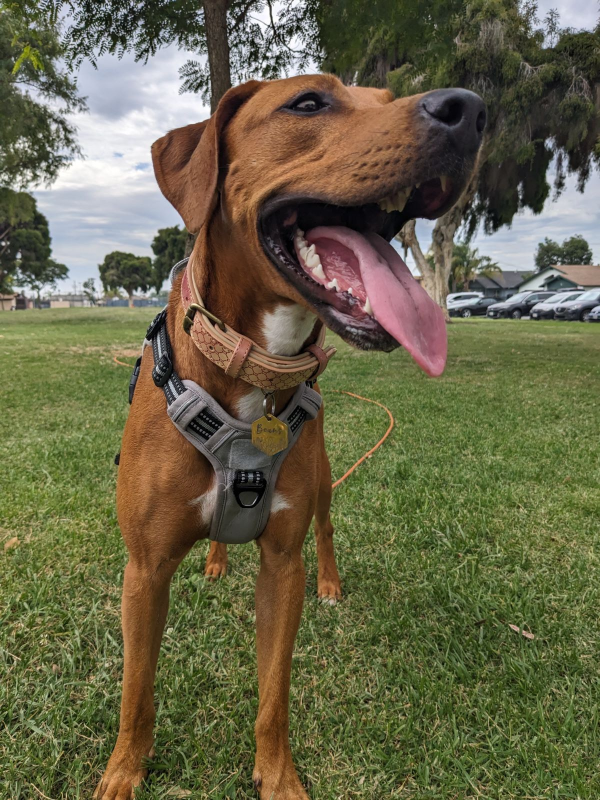
#> input picture Lecture_Notes/beans.jpg, 1200 x 1600 px (shown at 1/2 size)
$ jupyter execute --allow-errors FFT_Wavelets_and_Signal_Processing_Notes.ipynb   (shell and % lines are left out)
#> lines starting #> are read from the running program, lines starting #| are printed output that depends on the picture
[cell 1]
from scipy.fft import fft, ifft, fftshift, fft2, ifft2
from scipy.signal import stft
import numpy as np
import matplotlib.pyplot as plt
from skimage import io
import pywt
from scipy.io.wavfile import read as wave_read

[cell 2]
# We need a tool that converts images into grayscale (i.e. all pixel values in [0, 1])
def gray_scale_convert(image):
    rescaled_image = np.zeros((image.shape[0], image.shape[1]))
    rescaled_image[:, :] = image
    rescaled_image -= np.min(rescaled_image)
    rescaled_image /= np.max(rescaled_image)
    return rescaled_image

# Noisy Signals

Just to get a sense of the power of the FFT, we look at the signal

$$
s(t) = \cos(2t) + \sin(3t) + \epsilon(t),  \epsilon(t) \sim \mathcal{N}(0, 1).
$$

[cell 3]
Npts = int(2**8)
times = np.linspace(0., 20.*np.pi, Npts)
rvals = np.random.randn(Npts)
sfun = lambda t: np.cos(2.*t) + np.sin(3.*t)
svals = sfun(times) + rvals

plt.plot(times, svals, 'k')
#plt.plot(times, sfun(times), 'r--')

[cell 4]
sfreq = fft(svals)
sfreq_plot = np.abs(fftshift(sfreq[:]))/np.sqrt(Npts)
kvals = np.arange(0, int(Npts/2)) * (2.*np.pi)/(20.*np.pi)

fig, axes = plt.subplots(1, 2, figsize=(10, 4))
ax = axes.ravel()
ax[0].plot(times, svals, 'k')
ax[0].set_xlabel(r"$t$")
ax[0].set_ylabel(r"$s(t)$")

ax[1].plot(kvals, sfreq_plot[int(Npts/2):], 'k')
ax[1].set_xlabel(r"$k$")
ax[1].set_ylabel(r"$|\hat{s}(k)|$");

So now, if we want to denoise, we use the same kind of threshholding to maximum arguments we used for the SVD.  This looks like:

[cell 5]
sfmax = np.max(np.abs(sfreq))
indskp = np.ma.log2(np.abs(sfreq)/sfmax) >= -1
sfilter = np.zeros(sfreq.size, dtype=np.complex128)
sfilter[indskp] = sfreq[indskp]
sfilter_plot = fftshift(np.abs(sfilter))/np.sqrt(Npts)
sdenoised = np.real(ifft(sfilter))

fig, axes = plt.subplots(1, 2, figsize=(10, 4))
ax = axes.ravel()
ax[0].plot(times, sdenoised, 'k')
#ax[0].plot(times, sfun(times), 'r--')
ax[0].set_xlabel(r"$t$")
ax[0].set_ylabel(r"$s(t)$")

ax[1].plot(kvals, sfilter_plot[int(Npts/2):], 'k')
ax[1].set_xlabel(r"$k$")
ax[1].set_ylabel(r"$|\hat{s}(k)|$");

## FFT Theory

For $f(t+T)=f(t)$ with $f(t) \in L_{2}([0, T])$, again, we define the Fourier coefficient $\hat{f}_{n}$ for $n\in \mathbb{Z}$ as

$$
\hat{f}_{n} = \left<f,\hat{e}_{n}\right> = \frac{1}{\sqrt{T}}\int_{0}^{T}f(t) e^{-2\pi i n t/T} dt.
$$

With a modicum of theory, we can in turn write

$$
f(t) = \sum_{n=-\infty}^{\infty}\hat{f}_{n}\hat{e}_{n}(t), ~\hat{e}_{n}(t) = \frac{1}{\sqrt{T}}e^{-2\pi i n t/T}.
$$

We can think of the transition from $f(t)$ to the infinte vector $\left(\hat{f}_{n}\right)_{n=-\infty}^{\infty}$ as the _forward_ transform, and the process of summing the terms $\hat{f}_{n}\hat{e}_{n}(t)$ as the _inverse_ transform.

Now, as we've examined in lecture and the homework, a central issue for Fourier transforms is the rate of decay of $\hat{f}_{n}$.  As we know, if we take

$$
f(t) = \left\{\begin{array}{rl} 0 & 0 \leq t \leq \pi \\ 1 & \pi < t < 2\pi \end{array}\right.
$$

then

$$
\hat{f}_{n} = \left\{\begin{array}{rl} \frac{i}{n}\sqrt{\frac{2}{\pi}} & n ~\text{odd} \\ 0 & n ~\text{even}\end{array}\right.
$$

So that slow rate of decay combined with the limited number of modes of the FFT makes for a tricky situation.  To see what I mean, let's compute.

[cell 6]
def step_fun(t):
    if 0 <= t and t <= np.pi:
        return 0
    else:
        return 1

def interp_freq(t, freq):
    Npts = freq.size
    hlf = int(Npts/2)
    tpi = 2.*np.pi
    nvals = np.append(np.arange(0, hlf+1), np.arange(-hlf+1, 0))
    phase = np.exp(nvals * 1j * t)
    return np.real(np.sum(freq * phase))/Npts

[cell 7]
Npts = int(2**9)
tvals = np.linspace(0., 2.*np.pi, Npts)
fvals = [step_fun(tval) for tval in tvals]
ffreq = fft(fvals)
ffreq_plot = fftshift(np.abs(ffreq))

[cell 8]
fig, axes = plt.subplots(1, 2, figsize=(10, 4))
ax = axes.ravel()

ax[0].plot(tvals, fvals)
ax[1].plot(ffreq_plot[int(Npts/2):])

plt.tight_layout()

[cell 9]
tvalsfine = np.linspace(0, 2.*np.pi, 2*Npts)
interp_step = [interp_freq(tval, ffreq) for tval in tvalsfine]

[cell 10]
plt.plot(interp_step)

## The Fourier Transform

For $T$-periodic $f(t)$, if we let $T\rightarrow \infty$, we are lead to the trasnforms

$$
\hat{f}(\omega) = \int_{-\infty}^{\infty}e^{-i\omega t}f(t) dt, ~ f(t) = \frac{1}{2\pi}\int_{-\infty}^{\infty} e^{i\omega t}\hat{f}(\omega) d\omega
$$

With these tranforms, we can now study signals which do not necessarily repeat or have any particular structure at all.  To wit, we now look at the square pulse
$$
I_{a}(t) = \frac{1}{a} I\left(\frac{t}{a}\right)
$$
where $a>0$ and where

$$
I(t) = \left \{
\begin{array}{rl}
1 & -\frac{1}{2}\leq t \leq\frac{1}{2}\\
\\
0 & |t| > \frac{1}{2}
\end{array}
\right.
$$

We can readily see that

$$
\hat{I}_{a}(\omega) = \frac{2}{\omega a}\sin\left(\frac{a\omega}{2}\right) = \text{sinc}\left(\frac{a\omega}{2}\right)
$$

So let's plot and see what happens.

[cell 11]
def sym_step(t):
    if np.abs(t) <= .5:
        return 1.
    else:
        return 0.

scale_step = lambda t, a: sym_step(t/a)/a

fig, axes = plt.subplots(1, 2, figsize=(10, 4))
ax = axes.ravel()

Npts = 101
tvals = np.linspace(-10., 10., Npts)
ovals = np.linspace(-10., 10., Npts)

aval = 1.

scale_eval = np.array([ scale_step(tval, aval) for tval in tvals ])

ax[0].plot(tvals, scale_eval, c='k')
ax[0].set_xlabel(r"$t$")
ax[1].plot(ovals, np.sinc( ovals * aval/2. ), c='k')
ax[1].set_xlabel(r"$\omega$")

plt.tight_layout()

[cell 12]
Npts = int(1e3)
tw = 3.
tvals = np.linspace(-tw, tw, Npts + 1)

aval1 = 1.
aval2 = 5.
stepvals1 = np.array([scale_step(tval, aval1) for tval in tvals])
stepvals2 = np.array([scale_step(tval, aval2) for tval in tvals])
fft1 = np.real(fft(stepvals1))
fft2 = np.real(fft(stepvals2))

fig, axes = plt.subplots(1, 2, figsize=(10, 4))
ax = axes.ravel()
ax[0].plot(tvals, stepvals1, label=f"$a={aval1}$", color='k')
ax[0].plot(tvals, stepvals2, label=f"$a={aval2}$", color='r', ls='--')
ax[0].set_xlabel(r"$t$")
ax[0].set_ylabel(r"$f_{a}(t)$")
ax[0].legend()

ax[1].plot(fft1[:int(Npts/10)], label=f"$a={aval1}$", color='k')
ax[1].plot(fft2[:int(Npts/10)], label=f"$a={aval2}$", color='r', ls='--', alpha=.5)
ax[1].set_xlabel(r"$\omega$")
ax[1].set_ylabel(r"$\hat{f}_{a}(\omega)$")
ax[1].legend()

So what's the problem here?  Well first off, because we have a discontinuous signal, we get a very slowly decaying spectral representation of said signal, so we get no compression via frequency space.  We see this problem exacerbated by comparing the $a=1$ and $a=5$ cases.  But what we also lose is the fact that our signal only is even "on" for a relatively short amout of time.  So, given that via Fourier methods there is no way to get around the lack of compression in frequency space for sharp signals, can we at least come up with a method that still identifies when signals turn off, on, or change in significant ways and that gives us frequency characterizations which change in time?

## Short-Time-Fourier Transforms

So what we have seen is that as we want to represent sharper features in time (or space in the context of images), if we want to stick with strict Fourier methods, we run into a wall in which sharper features demand ever more information from frequency space, making any kind of "sparse" or low-memory representation impossible.

A path out of this conudrum is to start to expand on our Fourier transform in clever ways that allow us to better represent sharp or more intricate features.  One way to do this is through the so called _Gabor_ (or Short-Time-Fourier) transform, defined for $f(t)$ as

$$
\mathcal{G}(t,\omega)\{f\} = \int_{-\infty}^{\infty}f(\tau)g_{W}(\tau - t)e^{-i\omega \tau} d\tau.
$$

Here, $g_{W}(s)\geq 0$ and is chosen to have finite support or to decay so quickly it effectively does.  A simple choice is to let

$$
g_{W}(s) = I(s/b), b > 0.
$$

In this case, we find that $\mathcal{G}(t,\omega)\{I_{a}\}$ is

$$
\mathcal{G}(t,\omega)\{I_{a}\} = \frac{1}{a}\int_{-a/2}^{a/2}I\left(\frac{\tau - t}{b}\right)e^{-i\omega \tau}.
$$

We of course have $I\left(\frac{\tau - t}{b}\right) = 1$ for $t-b/2\leq \tau \leq t+b/2$, so the degree to which the intervals $[-a/2,a/2]$ and $[t-b/2,t+b/2]$ overlap is the extent to which the integral returns anything at all.

[cell 13]
bval = .5

window1 = np.array([bval*scale_step(tval + .5, bval) for tval in tvals])
window2 = np.array([bval*scale_step(tval - .65, bval) for tval in tvals])

plt.plot(tvals, stepvals1, color='k')
plt.plot(tvals, window1, c='r', ls='--', label=r"$t=-.5$")
plt.plot(tvals, window2, c='b', ls='--', label=r"$t=.65$")
plt.title(f"Sliding window with b={bval}")
plt.legend()

[cell 14]
def stft_window(a, b, t, omega):
    if (t-b/2. > a/2.) or (t+b/2. < -a/2.):
        return 0.
    else:
        lhs = np.max([-a/2., t-b/2.])
        rhs = np.min([a/2., t+b/2.])
        integral = lambda t: np.exp(-1j*omega*t)/(-1j*omega*a)
        return np.abs( integral(rhs) - integral(lhs) )

[cell 15]
a = 1.
b = .5
Npts = int(2e2)
tvals = np.linspace(-4, 4, Npts+1)
ovals = np.linspace(1e-3, 20., Npts+1)
box_stft = np.zeros((Npts+1, Npts+1), dtype=np.float64)
for jj in range(Npts+1):
    for kk in range(Npts+1):
        box_stft[kk, jj] = stft_window(a, b, tvals[jj], ovals[kk])

plt.contourf(tvals, ovals, box_stft, levels=80)
plt.xlabel(r"$t$")
plt.ylabel(r"$\omega$")
plt.title(f"Short Time Fourier Transform of Step with a={a} and b={b}.")

Now let's look at what an STFS of our steps looks like and also try to see if we can't use the intuition from our analytic computations to help us build feel for how to work with the STFS.

### A note on variables in the STFT

So, there are two variables, `nperseg` and `noverlap`, which can have a big impact on what the results of your STFT looks like.  `nperseg` determines how many segments you separate your original signal into.  Suppose you have 1000 points in your original signal, and you set `nperseg=100`.  Then you will create 10 separate samples, over each of which you take a windowed Fourier transform.  `noverlap` (which is always strictly less than `nperseg`) determines by how many points in time the segments overlap.  If they never overlap, you get jagged, essentially discontinuous results.  Overlapping too much, and you tend to smear out details.  And all of this needs to be balanced against the width of your window.  For example, there is no point in choosing `nperseg` so large it involves computing points well outside the width of your window.

Throughout the remaining examples, we use the Gaussian windowing function so that $g_{W}(s;b) = e^{-s^2/b}$.

[cell 16]
# Okay, this while we can deal with this analytically, dealing with it numerically is a little bit of a nightmare
# given how narrow our profiles are.  That said, if you choose seglength and noverlap to be very large, you can
# make this do what you think it should.

Npts = int(1e3)
tw = 3.
tvals = np.linspace(-tw, tw, Npts + 1)

aval1 = 1.
aval2 = 5.
stepvals1 = np.array([scale_step(tval, aval1) for tval in tvals])

bval = 1.
fs = Npts/(2*tw)

f1, t1, Zxx1 = stft(stepvals1, fs=fs, window = ('boxcar'), nperseg=Npts, noverlap=Npts-1, boundary='even')
f2, t2, Zxx2 = stft(stepvals1, fs=fs, window = ('gaussian', bval), nperseg=Npts, noverlap=Npts-1, boundary='even')

scfac1 = np.max(np.abs(Zxx1))
scfac2 = np.max(np.abs(Zxx2))

fig, axes = plt.subplots(1, 2, figsize=(10, 4))
ax = axes.ravel()
ax[0].pcolormesh(t1-tw, f1, np.ma.log10(np.abs(Zxx1)/scfac1), shading='gouraud')
ax[0].set_title(r"Boxcar Filter(b=$\infty$)")
ax[1].pcolormesh(t2-tw, f2, np.ma.log10(np.abs(Zxx2)/scfac2), shading='gouraud')
ax[1].set_title(f"b={bval}")
plt.tight_layout()

### Frequency Modulation through a Chirp

So okay, cool, for a sharp feature, we now have a transform method which lets us track its behavior in both time and frequency.  This comes at a cost of losing some time resolution if we don't want to have an even more slowly decaying profile in frequency space.

What else might we do with our short-time Fourier transform?  A really classic example is studying frequency-modulated signals.  For example, what can we say about the signal

$$
f(t) = \cos\left(2\pi f(t) t\right),  ~f(t) = \left(f_{0}  + (f_{1}-f_{0})\frac{t^{2}}{3t_{w}^{2}}\right)
$$

[cell 17]
tpi = 2.*np.pi
chirp = lambda t, om0, om1: np.cos(tpi*t*(om0 + (om1-om0)*t**2./(3.*tw**2.)))
f0 = 50 # 50 Hz,
f1 = 2.*f0 # 100 Hz
Npts = int(4*f1) # sample at twice the highest frequency
tw = 1. # this is understood to be 1 second of time
tvals = np.linspace(0., tw, Npts + 1)
chirpvals = chirp(tvals, f0, f1)
fftchirp = np.abs(fft(chirpvals))

fig, axes = plt.subplots(1, 2, figsize=(10, 4))
ax = axes.ravel()
ax[0].plot(tvals, chirpvals)
ax[0].set_xlabel(r"$t$")
ax[0].set_ylabel(r"$f(t)$")
ax[1].plot(fftchirp[:int(fftchirp.size/2)])
ax[1].set_xlabel(r"$(Hz)$")
ax[1].set_ylabel(r"$|\hat{f}|$")
plt.tight_layout()

[cell 18]
 # again, we have to be very thoughtful about how we choose seglength and noverlap

bval1 = 10.
bval2 = 20.
fs = Npts
seglength = int(.2*Npts)
f1, t1, Zxx1 = stft(chirpvals, fs=fs, window = ('gaussian', bval1), nperseg=seglength, noverlap=int(seglength-10), boundary='odd')
f2, t2, Zxx2 = stft(chirpvals, fs=fs, window = ('gaussian', bval2), nperseg=seglength, noverlap=int(seglength-10), boundary='odd')

fig, axes = plt.subplots(1, 2, figsize=(10, 4))
ax = axes.ravel()
ax[0].pcolormesh(t1, f1, np.ma.log10(np.abs(Zxx1)), shading='gouraud')
ax[0].set_title(f"b={bval1}")
ax[0].set_xlabel(r"$t$")
ax[0].set_ylabel(r"$f ~(Hz)$")
ax[1].pcolormesh(t2, f2, np.ma.log10(np.abs(Zxx2)), shading='gouraud')
ax[1].set_title(f"b={bval2}")
ax[1].set_xlabel(r"$t$")
ax[1].set_ylabel(r"$f ~(Hz)$")
plt.tight_layout()

### STFS on Star Wars

#> (a cell that did not finish here is left out)

#> (a cell that did not finish here is left out)

[cell 21]
fig, axes = plt.subplots(1, 2, figsize=(10, 4))
ax = axes.ravel()
#> (the rest of this cell did not finish here and is left out)

[cell 22]
bval2 = 20.
#> (the rest of this cell did not finish here and is left out)

## Wavelets

[cell 23]
# Perform a wavelet decomposition on the chirp signal

tpi = 2.*np.pi
chirp = lambda t, om0, om1: np.cos(tpi*t*(om0 + (om1-om0)*t**2./(3.*tw**2.)))
f0 = 50 # 50 Hz,
f1 = 2.*f0 # 100 Hz
#Npts = int(4*f1) # sample at twice the highest frequency
Npts = 2**8
tw = 1. # this is understood to be 1 second of time
tvals = np.linspace(0., tw, Npts + 1)
chirpvals = chirp(tvals, f0, f1)

levels = 2
wave_fun = 'coif4'
coeffs = pywt.wavedec(chirpvals, wave_fun, level=levels)
print(len(coeffs))

[cell 24]
# Plot the multi-resolution analysis represented by the coefficients
fig = plt.figure(figsize=(20,24))
siglength = coeffs[-1].size
coeffsmat = np.zeros((levels+1, siglength))
coeffsmat[0, :] = coeffs[levels]
for jj in range(1, levels):
    if jj < levels-1:
        coeffsmat[jj, :] = np.tile(coeffs[levels-jj], 2**jj)[:siglength]
    else:
        coeffsmat[jj, :] = np.tile(coeffs[levels-jj], 2**jj)[:siglength]
        coeffsmat[jj+1, :] = np.tile(coeffs[levels-jj-1], 2**jj)[:siglength]

plt.imshow(coeffsmat)

[cell 25]
detail_recon = [None]*(levels+1)
chirp_details = [None]*(levels+1)
for ll in range(levels+1):
    for jj in range(levels+1):
        if jj == ll:
            detail_recon[ll] = np.array([v for v in coeffs[ll]]) # zero out everything but the approximation coefficients.
        else:
            detail_recon[jj] = np.array([np.zeros_like(v) for v in coeffs[jj]]) # zero out everything but the approximation coefficients.
    chirp_details[ll] = pywt.waverec(detail_recon, wave_fun)

[cell 26]
fig, axes = plt.subplots(levels+1, 1, figsize=(10, 4))
ax = axes.ravel()
for jj in range(levels+1):
    ax[jj].plot(chirp_details[jj])
plt.tight_layout()

[cell 27]
fig, axes = plt.subplots(levels+1, 1, figsize=(10, 4))
ax = axes.ravel()
for jj in range(levels+1):
    chirp_freq = (np.abs( np.fft.fftshift(np.fft.fft(chirp_details[jj])) ))
    ax[jj].plot(chirp_freq)
plt.tight_layout()

# Image Analysis

Now, what happens when we use the 2D FFT on Beans?

[cell 28]
# Find, load, and convert image from textbook data
# Image is in Lecture_Notes folder
beans = io.imread('beans.jpg', as_gray=True)
beans_freq = np.fft.fft2(beans)
beans_freq_plot = np.log10(fftshift(np.abs(beans_freq)))
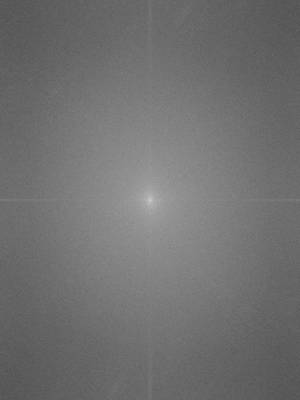
#> beans_freq_plot: shape (1600, 1200) float64 (shown at 1/4 size); min -1.98, max 5.88, mean 1.5; drawn with min black and max white

fig, axes = plt.subplots(1, 2, figsize=(10, 4))
ax = axes.ravel()

ax[0].imshow(beans, cmap=plt.cm.gray)
ax[1].matshow(beans_freq_plot)

plt.tight_layout()

So, there isn't really any clear interpretation of Beans in the FFT plot to the right.  Nevertheless, we can still do useful things with it.  To wit, we can look at, as you might have guessed, amplitude comparisons and only keep large Fourier coefficients.

[cell 29]
max_freq = np.max(np.abs(beans_freq))
#> max_freq = 750592.9
indskp = np.ma.log10(np.abs(beans_freq)/max_freq) >= -3
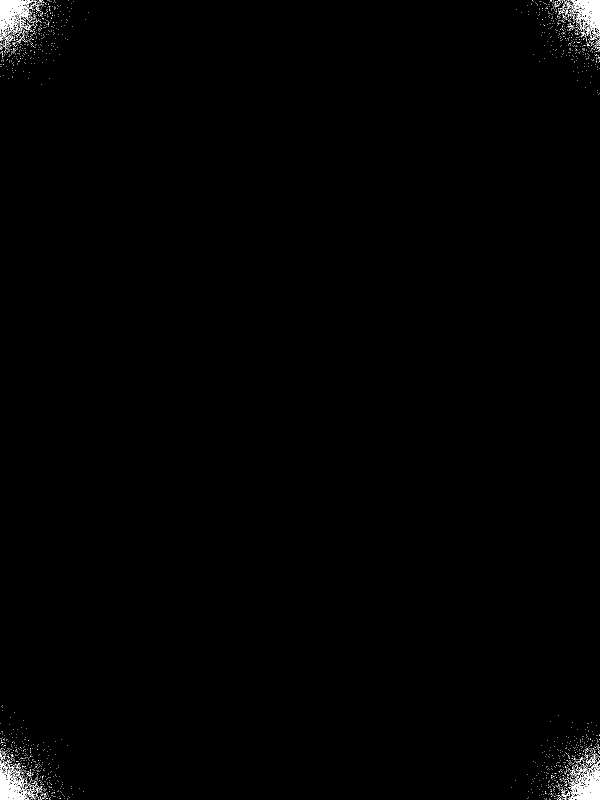
#> indskp: shape (1600, 1200) bool (shown at 1/2 size); 0.69% white in thin lines or dots
dog_filter = np.zeros((beans_freq.shape[0], beans_freq.shape[1]), dtype=np.complex128)
dog_filter[indskp] = beans_freq[indskp]
beans_reduced = gray_scale_convert(np.real(ifft2(dog_filter)))

fig, axes = plt.subplots(1, 2, figsize=(10, 4))
ax = axes.ravel()

ax[0].imshow(beans, cmap=plt.cm.gray)
ax[0].set_title("Original Beans")
ax[1].imshow(beans_reduced, cmap=plt.cm.gray)
ax[1].set_title("Filtered Beans")
plt.tight_layout()

So with almost none of the affiliated Fourier spectra, we get a weirdly good recreation of Beans, but in a very different way than what we did with the SVD.  Let's see how the original and altered images look though through that lense.

[cell 30]
u, s, vh = np.linalg.svd(beans)
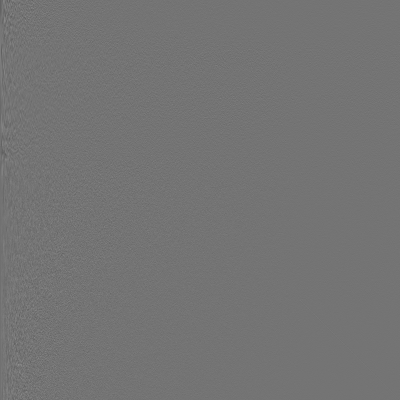
#> u: shape (1600, 1600) float64 (shown at 1/4 size); min -0.269, max 0.322, mean -1.4e-05; drawn with min black and max white
#> s = 1200 values, max 552.9 at index 0, min 0.0208 at index 1199, mean 3.24
ur, sr, vhr = np.linalg.svd(beans_reduced)

plt.plot(np.ma.log10(s/s[0]), color='k')
plt.plot(np.ma.log10(sr/sr[0]), color='r', ls='--')
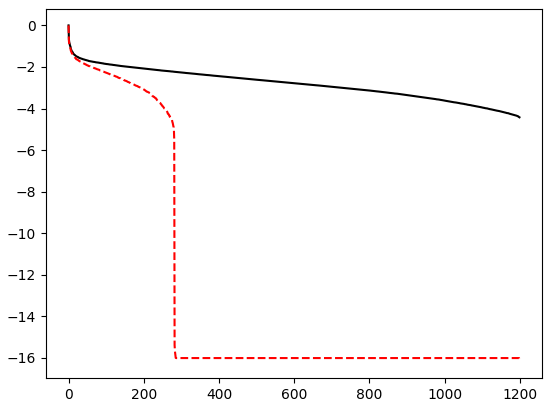
#> figure drawn by matplotlib, 1 panel; curve peaks at x = 0, y = 0; curve peaks at x = 0, y = 0

So we see our FFT based approach is similar to chopping off dimensions in the SVD, though perhaps not quite as systematic in how we can describe the effect.

[cell 31]
levels = 4
print(beans.shape)
#| (1600, 1200)
coeffs = pywt.wavedec2(beans, 'db1', level=levels) # coeffs = (cA, (cH1, cV1, cD1), (cH2, cV2, cD2), etc...)
#> coeffs = 5 items

[cell 32]
nrows, ncols = coeffs[0].shape
print(coeffs[0].shape)
#| (100, 75)

trows = nrows*int(2**levels)
tcols = ncols*int(2**levels)

coeffmat = np.zeros((trows, tcols))

for jj in range(levels+1):
    if jj == 0:
        coeffmat[:nrows , :ncols] = gray_scale_convert(coeffs[jj])
    else:
        sclfac = int(2**(jj-1))
        for ll in range(3):
            coeffmat[:sclfac*nrows, sclfac*ncols:2*sclfac*ncols] = gray_scale_convert(coeffs[jj][ll][:, :])
            coeffmat[sclfac*nrows:2*sclfac*nrows, :sclfac*ncols] = gray_scale_convert(coeffs[jj][ll][:, :])
            coeffmat[sclfac*nrows:2*sclfac*nrows, sclfac*ncols:2*sclfac*ncols] = gray_scale_convert(coeffs[jj][ll][:, :])
#> this loop made 5 passes
#> sclfac on passes 3 to 5: 2, 4, 8

[cell 33]
plt.imshow(coeffs[0], interpolation='nearest', cmap=plt.cm.grey)
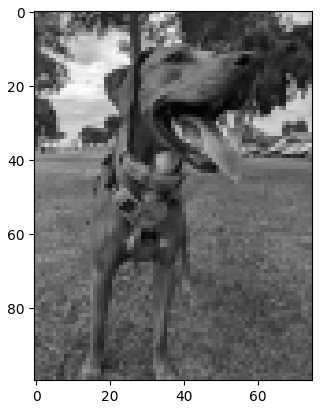
#> figure drawn by matplotlib, 1 panel

[cell 34]
fig, axes = plt.subplots(1, 1, figsize=(10, 8))
axes.imshow(coeffmat, interpolation='nearest', cmap=plt.cm.grey)

[cell 35]
recon = [None]*(levels+1)
recon[0] = coeffs[0]
for ll in range(levels):
    recon[ll+1] = tuple([np.zeros_like(v) for v in coeffs[ll+1]]) # zero out everything but the approximation coefficients.
#> after the loop, recon = 5 items
beans_approx = pywt.waverec2(tuple(recon), 'db1')
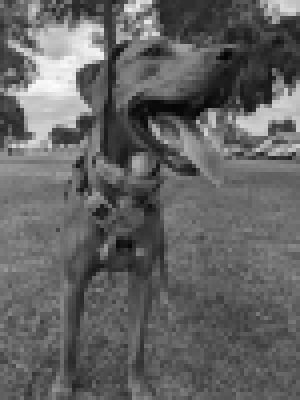
#> beans_approx: shape (1600, 1200) float64 (shown at 1/4 size); min 0.0212, max 0.989, mean 0.391

[cell 36]
fig, axes = plt.subplots(1, 2, figsize=(10, 4))
ax = axes.ravel()
ax[0].imshow(beans, cmap=plt.cm.grey)
ax[0].set_title("Original Beans")
ax[1].imshow(gray_scale_convert(beans_approx), cmap=plt.cm.grey)
ax[1].set_title("Wavelet Filtered Beans")
plt.tight_layout()

[cell 37]
detail_recon = [None]*(levels+1)
beans_details = [None]*(levels)
for ll in range(levels):
    for jj in range(levels+1):
        if jj != ll:
            detail_recon[jj] = tuple([np.zeros_like(v) for v in coeffs[jj]]) # zero out everything but the approximation coefficients.
        else:
            detail_recon[ll] = tuple([v for v in coeffs[ll]]) # zero out everything but the approximation coefficients.
    beans_details[ll] = pywt.waverec2(tuple(detail_recon), 'db1')
#> after the loop, beans_details = 4 items; detail_recon = 5 items

[cell 38]
plt.imshow(gray_scale_convert(beans_details[1]))
#> in gray_scale_convert (call 40), `rescaled_image -= np.min(rescaled_image)`:
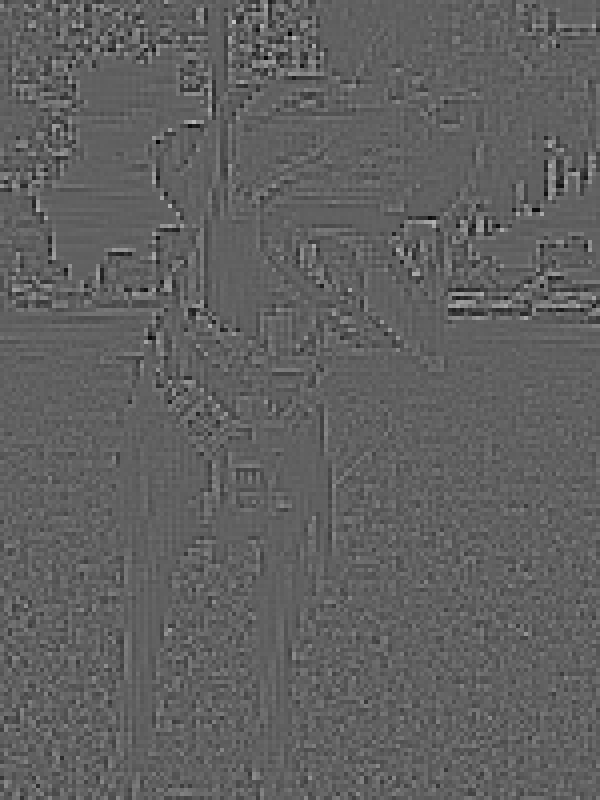
#> rescaled_image: shape (1600, 1200) float64 (shown at 1/2 size); min 0, max 0.765, mean 0.381

# Get brightness range - i.e. darkest and lightest pixels
min=np.min(gray_scale_convert(beans_details[0]))        # result=144
#> min = 0
max=np.max(gray_scale_convert(beans_details[0]))        # result=216
#> max = 1
